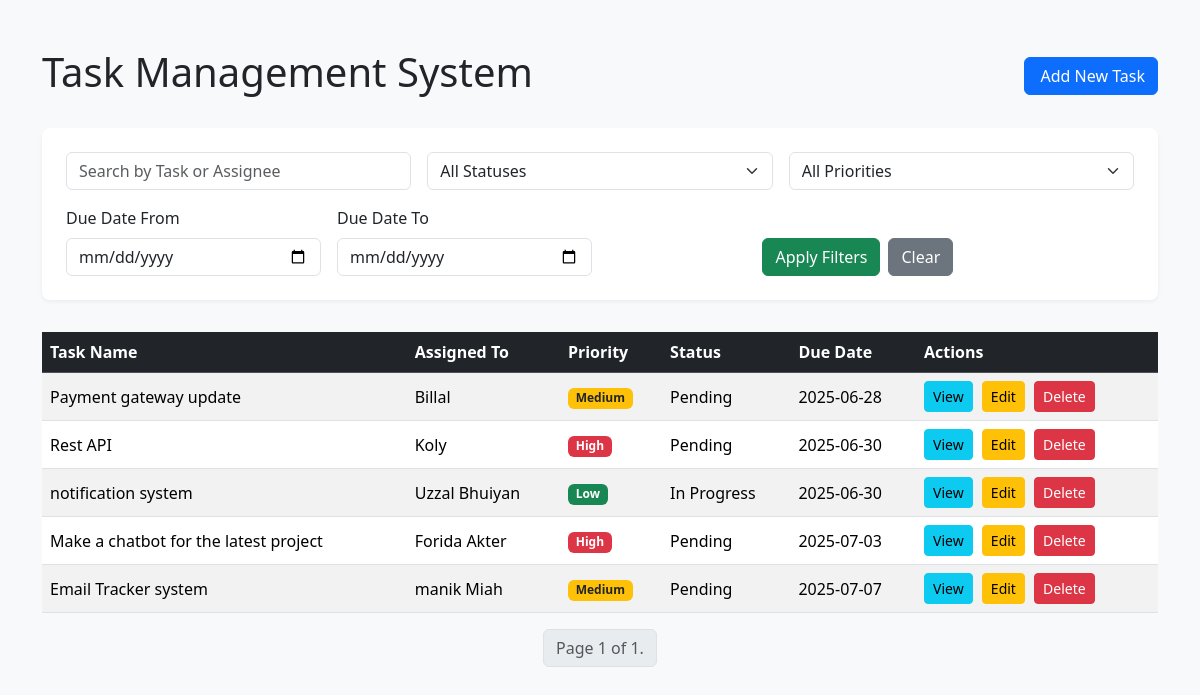
Before: / with the older database file.
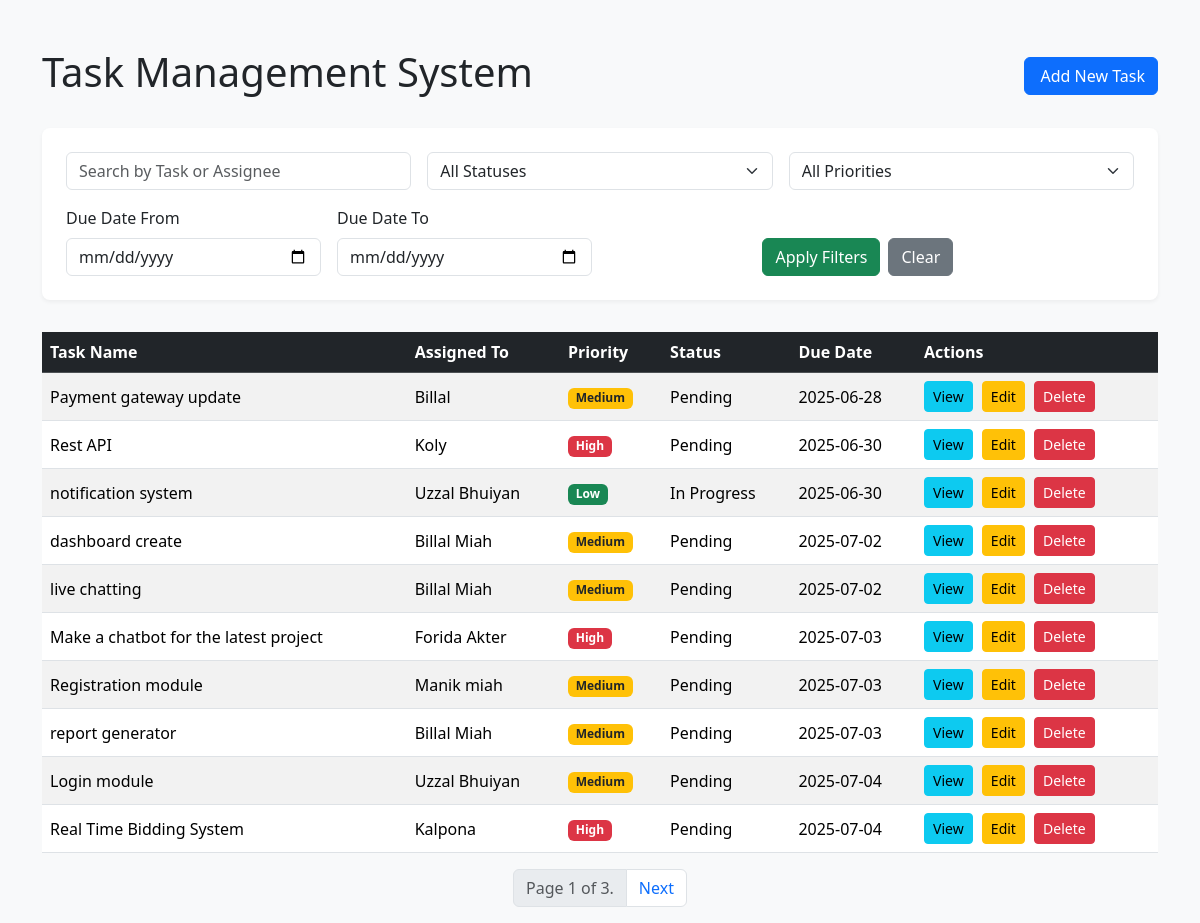
After: the same page with the newer database file.
### tasks/models.py (models this page shows, shortened)
class tasks(models.Model):
    Priority_Choice = [
        ('Low', 'Low'),
        ('Medium', 'Medium'),
        ('High', 'High')
    ]
    Status_Choice = [
        ('Pending', 'Pending'),
        ('In Progress', 'In Progress'),
        ('Completed', 'Completed')
    ]
    task_name = models.CharField(max_length=255)
    description = models.TextField(blank=True, null=True)
    assigned_to = models.CharField(max_length=255)
    priority = models.CharField(max_length=20, choices=Priority_Choice, default='Medium')
    status = models.CharField(max_length=20, choices=Status_Choice, default='Pending')
    due_date = models.DateField()
    created_date = models.DateTimeField(auto_now_add=True)

### tasks/views.py (the view)
# urls.py: path('', views.task_list, name='task_list'),
def task_list(request):
    tasks_list = tasks.objects.all().order_by('-created_date') # Order by most recent
    search_query = request.GET.get('search', '')
    if search_query:
        tasks_list = tasks_list.filter(Q(task_name__icontains=search_query) | Q(assigned_to__icontains=search_query))
    status_filter = request.GET.get('status', '')
    if status_filter:
        tasks_list = tasks_list.filter(status=status_filter)
    priority_filter = request.GET.get('priority', '')
    if priority_filter:
        tasks_list = tasks_list.filter(priority=priority_filter)
    start_date_filter = request.GET.get('start_date', '')
    end_date_filter = request.GET.get('end_date', '')
    if start_date_filter and end_date_filter:
        tasks_list = tasks_list.filter(due_date__range=[start_date_filter, end_date_filter])
    sort_by = request.GET.get('sort', 'due_date')
    tasks_list = tasks_list.order_by(sort_by)
    paginator = Paginator(tasks_list, 10)
    page_number = request.GET.get('page')
    page_obj = paginator.get_page(page_number)
    form = TaskForm()
    context = {
        'page_obj': page_obj,
        'form': form # Pass the form to the template
    }
    return render(request, 'tasks/task_list.html', context)

### tasks/forms.py
class TaskForm(forms.ModelForm):
    class Meta:
        model =tasks
        fields = ['task_name', 'description','assigned_to','priority','status','due_date']
        widgets = {
            'due_date': forms.DateInput(attrs ={'type': 'date'}),
        }

### tasks/templates/tasks/task_list.html (shortened to what the changed rows need)
<!DOCTYPE html>
<html lang="en">
<head>
    <link href="https://cdn.jsdelivr.net/npm/bootstrap@5.3.3/dist/css/bootstrap.min.css" rel="stylesheet">
</head>
<body>
<div class="container mt-5">
    <div class="d-flex justify-content-between align-items-center mb-4">
        <h1>Task Management System</h1>
    </div>
    <div class="table-responsive">
        <table class="table table-striped table-hover align-middle">
            <thead class="table-dark">
                <tr>
                    <th>Task Name</th>
                    <th>Assigned To</th>
                    <th>Priority</th>
                    <th>Status</th>
                    <th>Due Date</th>
                    <th>Actions</th>
                </tr>
            </thead>
            <tbody id="task-table-body">
                {% for task in page_obj %}
                <tr id="task-{{ task.pk }}">
                    <td class="task-name">{{ task.task_name }}</td>
                    <td class="task-assigned-to">{{ task.assigned_to }}</td>
                    <td class="task-priority">
                        <span class="badge bg-{% if task.priority == 'High' %}danger{% elif task.priority == 'Medium' %}warning text-dark{% else %}success{% endif %}">{{ task.priority }}</span>
                    </td>
                    <td class="task-status">{{ task.status }}</td>
                    <td class="task-due-date">{{ task.due_date|date:"Y-m-d" }}</td>
                    <td class="action-btn-group">
                        <button type="button" class="btn btn-sm btn-info view-btn" data-task-id="{{ task.pk }}"> View</button>
                        <button type="button" class="btn btn-sm btn-warning edit-btn" data-task-id="{{ task.pk }}"> Edit</button>
                        <button type="button" class="btn btn-sm btn-danger delete-btn" data-task-id="{{ task.pk }}"> Delete</button>
                    </td>
                </tr>
                {% empty %}
                <tr id="no-tasks-row">
                    <td colspan="6" class="text-center">No tasks found.</td>
                </tr>
                {% endfor %}
            </tbody>
        </table>
    </div>
    <nav aria-label="Page navigation">
        <ul class="pagination justify-content-center">
            <li class="page-item disabled"><span class="page-link">Page {{ page_obj.number }} of {{ page_obj.paginator.num_pages }}.</span></li>
            {% if page_obj.has_next %}<li class="page-item"><a class="page-link" href="?page={{ page_obj.next_page_number }}">Next</a></li>{% endif %}
        </ul>
    </nav>
</div>
</body>
</html>

Changed rows visible on the page:
no longer on this page (row unchanged): tasks: task_name "Email Tracker system", assigned_to "manik Miah", priority "Medium", status "Pending", due_date "2025-07-07"
added tasks: task_name "dashboard create", assigned_to "Billal Miah", priority "Medium", status "Pending", due_date "2025-07-02"
added tasks: task_name "live chatting", assigned_to "Billal Miah", priority "Medium", status "Pending", due_date "2025-07-02"
added tasks: task_name "Registration module", assigned_to "Manik miah", priority "Medium", status "Pending", due_date "2025-07-03"
added tasks: task_name "report generator", assigned_to "Billal Miah", priority "Medium", status "Pending", due_date "2025-07-03"
added tasks: task_name "Login module", assigned_to "Uzzal Bhuiyan", priority "Medium", status "Pending", due_date "2025-07-04"
added tasks: task_name "Real Time Bidding System", assigned_to "Kalpona", priority "High", status "Pending", due_date "2025-07-04"
Other visible differences:
{{ page_obj.paginator.num_pages }}: "1" → "3"
text now shown: "Next"
